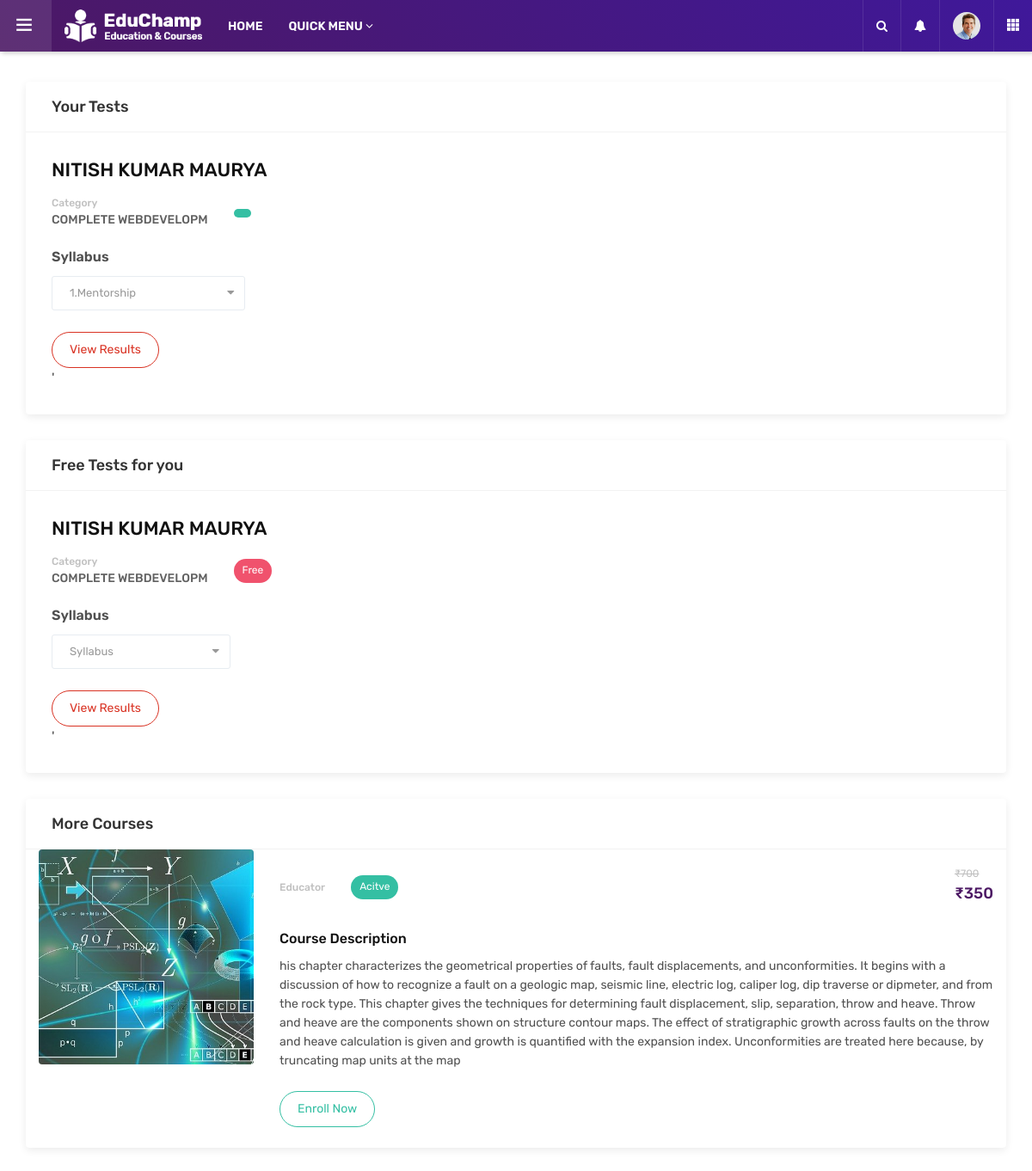
The page /dashboard/tests/ (signed in) on the database its author committed.
### testseries/models.py (models this page shows)
class Quiz(models.Model):
    type = models.ForeignKey(Category,on_delete=models.DO_NOTHING)
    quiz = models.ForeignKey(QuizCourse, on_delete=models.CASCADE, null=True, default="")
    name = models.CharField(max_length=50, default="")
    is_timed = models.BooleanField(default=True)
    is_preview = models.BooleanField(default=True)
    description = models.CharField(max_length=500)
    no_of_quesitions = models.IntegerField(default=0)
    slug = models.CharField(max_length=50)

class CourseProperty(models.Model):
    description  = models.CharField(max_length = 100 , null = False)
    quiz = models.ForeignKey(Quiz , null = False , on_delete=models.CASCADE)
    class Meta :
        abstract = True

class quizPrerequisite(CourseProperty):
    pass

class QuizCourse(models.Model):
    title = models.CharField(max_length=50, help_text="quiz type for exam,")
    exam  = models.ForeignKey(Exam, on_delete=DO_NOTHING, null=True)
    description = models.TextField(max_length=5000, help_text="must include our features of our website")
    designed_by = models.ForeignKey(Educator, on_delete=DO_NOTHING)
    price = models.IntegerField(null=False)
    discount = models.IntegerField(null=False , default = 0)
    active = models.BooleanField(default = False)
    thumbnail = models.ImageField(upload_to = "media/tests/thumbnails/")
    date = models.DateTimeField(auto_now_add= True)
    no_of_quizes = models.IntegerField(null=False)
    slug = models.CharField(max_length=50)

### exam/models.py (models this page shows)
class Category(models.Model):
    name = models.CharField(max_length=20)
    def __str__(self):
        return self.name

### dashboard/views.py (the view)
# urls.py: path('tests/', include('testseries.urls')),
@login_required
def tests(request):
    user= request.user
    quizzes = Quiz.objects.all()
    recommendedcourses=QuizCourse.objects.all()
    context =  {
        'quizzes' : quizzes,
        'recommendedcourses': recommendedcourses,
    }
    return render(request,'Eduguider/admin/tests.html', context)

### testseries/templatetags/course_custom_tags.py (called while the page is built)
@register.simple_tag
def cal_sellprice(price , discount):
    if discount == 0:
        return price
    sellprice = price
    sellprice = price - ( price * discount * 0.01 )
    return math.floor(sellprice)

@register.filter
def rupee(price):
    return f'₹{price}'

@register.simple_tag
def is_enrolled_test(request , course):
    user = None
    if not request.user.is_authenticated:
        return False
    user = request.user
    try:
        user_course = UserquizCourse.objects.get(user = user  , course = course)
        return True
    except:
        return False

@register.simple_tag
def is_attempt(request , quiz):
    user = None
    if not request.user.is_authenticated:
        return False
    user = request.user
    try:
        user_course = quizAttempt.objects.get(user = user  , quiz=quiz)
        return True
    except:
        return False

### templates/Eduguider/admin/tests.html (shortened to what this page needs)
{% extends 'Eduguider/admin/base.html'%}
{% load course_custom_tags %}
{% load static %}
{% block head %}
<head>
	<link rel="stylesheet" type="text/css" href='{% static "dash/assets/css/assets.css"%}'>
	<link rel="stylesheet" type="text/css" href='{% static "dash/assets/vendors/calendar/fullcalendar.css"%}'>
	<link rel="stylesheet" type="text/css" href='{% static "dash/assets/css/typography.css"%}'>
	<link rel="stylesheet" type="text/css" href='{% static "dash/assets/css/shortcodes/shortcodes.css"%}'>
	<link rel="stylesheet" type="text/css" href='{% static "dash/assets/css/style.css"%}'>
	<link rel="stylesheet" type="text/css" href='{% static "dash/assets/css/dashboard.css"%}'>
	<link class="skin" rel="stylesheet" type="text/css" href='{% static "dash/assets/css/color/color-1.css"%}'>
</head>
{% endblock %}
{% block body %}
	<main class="ttr-wrapper">
		<div class="container-fluid">
			<div class="row">
				<div class="col-lg-12 m-b30">
					<div class="widget-box">
						<div class="wc-title">
							<h4>Your Tests</h4>
						</div>
						<div class="widget-inner">
							{% for recommendedcourse in recommendedcourses %}
							{% is_enrolled_test request recommendedcourse as enrolled %}
							{% if enrolled %}
							<div class="card-courses-list admin-courses">
								{% for k in recommendedcourse.quiz_set.all %}
								<div class="card-courses-full-dec">
									<div class="card-courses-title">
										<h4>{{k.name}}</h4>
									</div>
									<div class="card-courses-list-bx">
										<ul class="card-courses-view">
											<li class="card-courses-user">
												<div class="card-courses-user-info">
													<h5>Category</h5>
													<h4>{{k.type}}</h4>
												</div>
											</li>
											<li class="card-courses-stats">
												<a href="#" class="btn button-sm green radius-xl"></a>
											</li>
										</ul>
									</div>
									<div class="row card-courses-dec">
										<div class="form-group col-md-8">
											<label for="inputState">Syllabus</label>
											<select id="inputState" class="form-control">
												{%for i in k.quizprerequisite_set.all%}
												<option >{{i.description}}</option>
												{%endfor%}
											</select>
										</div>
										<div class="col-md-12">
											{% is_attempt request k as attempted%}
											{%if attempted%}
											<a href="/tests/attempt/{{k.slug}}" class="btn  red radius-xl outline">View Results</a>
											{% else %}
											<a href="/tests/attempt/{{k.slug}}" class="btn  green radius-xl outline">Attempt Now</a>
										    {%endif%}
										</div>
									</div>
								</div>
								{% endfor %}
							</div>'
							{%endif%}
							{% endfor %}
						</div>
					</div>
				</div>
				<div class="col-lg-12 m-b30">
					<div class="widget-box">
						<div class="wc-title">
							<h4>Free Tests for you</h4>
						</div>
						<div class="widget-inner">
							{% for q in quizzes %}
							<div class="card-courses-list admin-courses">
								<div class="card-courses-full-dec">
									<div class="card-courses-title">
										<h4>{{q.name}}</h4>
									</div>
									<div class="card-courses-list-bx">
										<ul class="card-courses-view">
											<li class="card-courses-user">
												<div class="card-courses-user-info">
													<h5>Category</h5>
													<h4>{{q.type}}</h4>
												</div>
											</li>
											<li class="card-courses-stats">
												<a href="#" class="btn button-sm red radius-xl">Free</a>
											</li>
										</ul>
									</div>
									<div class="row card-courses-dec">
										<div class="form-group col-md-8">
											<label for="inputState">Syllabus</label>
											<select id="inputState" class="form-control">
												<option selected>Syllabus</option>
											</select>
										</div>
										<div class="col-md-12">
											{% is_attempt request q as attempted%}
											{%if attempted%}
											<a href="/tests/attempt/{{q.slug}}" class="btn  red radius-xl outline">View Results</a>
											{% else %}
											<a href="/tests/attempt/{{q.slug}}" class="btn  green radius-xl outline">Attempt Now</a>
										    {%endif%}
										</div>
									</div>
								</div>
							</div>'
							{% endfor %}
						</div>
					</div>
				</div>
				<div class="col-lg-12 m-b30">
					<div class="widget-box">
						<div class="wc-title">
							<h4>More Courses</h4>
						</div>
						{% for recommendedcourse in recommendedcourses %}
						{% is_enrolled_test request recommendedcourse as enrolled %}
						{% if not enrolled %}
						<div class="container">
						<div class="card-courses-list admin-courses">
							<div class="card-courses-media">
								<img src='{{recommendedcourse.thumbnail.url}}' alt="" />
							</div>
							<div class="card-courses-full-dec">
								<div class="card-courses-list-bx">
									<ul class="card-courses-view">
										<li class="card-courses-user">
											<div class="card-courses-user-info">
												<h5>Educator</h5>
											</div>
										</li>
										{% if recommendedcourse.active is True %}
											<li class="card-courses-stats">
												<a href="#" class="btn button-sm green radius-xl">Acitve</a>
											</li>
										{% endif %}
										<li class="card-courses-price">
											<del>{{recommendedcourse.price|rupee}}</del>
											<h5 class="text-primary">{% cal_sellprice recommendedcourse.price recommendedcourse.discount as value %} {{value|rupee}}</h5>
										</li>
									</ul>
								</div>
								<div class="row card-courses-dec">
									<div class="col-md-12">
										<h6 class="m-b10">Course Description</h6>
										<p>{{recommendedcourse.description}}</p>
									</div>
									<div class="col-md-12">
										<a href="#" class="btn green radius-xl outline">Enroll Now</a>
									</div>
								</div>
							</div>
						</div>
						</div><br>
						{%endif%}
						{% endfor %}
					</div>
				</div>
			</div>
		</div>
	</main>
{% endblock %}

### static/dash/assets/css/typography.css (style rules this page uses)
body { background-color: #fff; font-family: Rubik; font-size: 16px; font-weight: 400; color:#505050; padding: 0; margin: 0; overflow-x: hidden; -webkit-font-smoothing: antialiased; font-smoothing: antialiased; -moz-osx-font-smoothing: grayscale; scroll-behavior: smooth; }
a { color: #6f6f6f; outline: 0 none; text-decoration: none; }
img { border-style: none; height: auto; max-width: 100%; vertical-align: middle; }
section, article, aside, details, figcaption, figure, footer, header, hgroup, main, menu, nav, summary { display: block; }
p, address, pre, hr, ul, ol, dl, dd, table { margin-bottom: 24px; }
p { line-height: 28px; margin-bottom: 24px; }
h1, h2, h3, h4, h5, h6 { color: #111111; font-family: rubik; margin-top:0; }
h4 { font-size: 22px; line-height: 28px; margin-bottom: 15px; font-weight: 500; }
h5 { font-size: 18px; line-height: 24px; margin-bottom: 10px; font-weight: 500; }
h6 { font-size: 16px; line-height: 22px; margin-bottom: 10px; font-weight: 500; }
dl, ul, ol { list-style-position: outside; padding: 0; }
ul, ol { margin-bottom: 24px; }
ul li, ol li { padding: 0; }
.m-b10 { margin-bottom: 10px; }
.m-b30 { margin-bottom: 30px; }

### static/dash/assets/css/dashboard.css (style rules this page uses)
.ttr-pinned-sidebar.ttr-opened-sidebar .ttr-wrapper { margin-left: 300px; }
.ttr-pinned-sidebar .ttr-wrapper { margin-left: 0; }
.ttr-wrapper { padding-top: 95px; -webkit-transition: margin 200ms cubic-bezier(0.215, 0.610, 0.355, 1.000); -moz-transition: margin 200ms cubic-bezier(0.215, 0.610, 0.355, 1.000); -o-transition: margin 200ms cubic-bezier(0.215, 0.610, 0.355, 1.000); transition: margin 200ms cubic-bezier(0.215, 0.610, 0.355, 1.000); }
.ttr-wrapper { padding-left:15px; padding-right:15px; }
.widget-box { background-color: #fff; box-shadow:0 3px 10px 0px rgba(0,0,0,.08); border-radius: 4px; height: 100%; }
.widget-box .widget-inner { padding:30px; }
.widget-box .wc-title { border-bottom:1px solid rgba(0,0,0,0.05); padding:20px 30px; }
.widget-box .wc-title h4 { font-size:18px; line-height:18px; margin:0; color:#333; font-weight:500; }
.card-courses-list { display: flex; border-bottom: 1px solid rgba(0,0,0,0.1); padding-bottom: 30px; margin-bottom: 30px; }
.card-courses-list:last-child { border-bottom: 0; padding-bottom: 0; margin-bottom: 0; }
.card-courses-media { width: 250px; min-width: 250px; height: 250px; margin-right: 30px; border-radius: 4px; overflow: hidden; }
.card-courses-media img { width: 100%; object-fit:cover; height: 250px; }
.card-courses-view { margin:0; padding:0; list-style:none; display: flex; align-items: center; width: 100%; }
.card-courses-user { display:flex; align-items:center; }
.card-courses-view > li { position:relative; padding-right:30px; }
.card-courses-view > li:last-child { padding-right:0; }
.card-courses-stats h5, .card-courses-price del, .card-courses-review h5, .card-courses-categories h5, .card-courses-user-info h5 { font-size: 12px; color: #C0C0C0; margin: 0; line-height: 18px; }
.card-courses-categories h4, .card-courses-user-info h4 { font-size: 14px; margin: 0; line-height: 22px; color: #606060; text-transform: uppercase; }
.card-courses-price { margin-left:auto; }
.card-courses-list-bx { margin-bottom:20px; }
.card-courses-dec p { font-size:14px; line-height:22px; }
@media only screen and (max-width: 1200px) { .ttr-pinned-sidebar .ttr-wrapper { margin-left: 310px; } }
@media only screen and (max-width: 1200px) { .ttr-pinned-sidebar.ttr-opened-sidebar .ttr-wrapper { margin-left: 0; } }

### rows shown on the page
Quiz: name "NITISH KUMAR MAURYA", type "COMPLETE WEBDEVELOPM"
quizPrerequisite: description "1.Mentorship"
QuizCourse: thumbnail (picture), active "Acitve", price "₹700", value "₹350", description "his chapter characterizes the geometrical properties of faults, fault displacements, and unconformities. It begins with a discussion of how to recognize a fault on a geologic map, seismic line, electric log, caliper log, dip traverse or dipmeter, and from the rock type. This chapter gives the techniques for determining fault displacement, slip, separation, throw and heave. Throw and heave are the components shown on structure contour maps. The effect of stratigraphic growth across faults on the throw and heave calculation is given and growth is quantified with the expansion index. Unconformities are treated here because, by truncating map units at the map"
